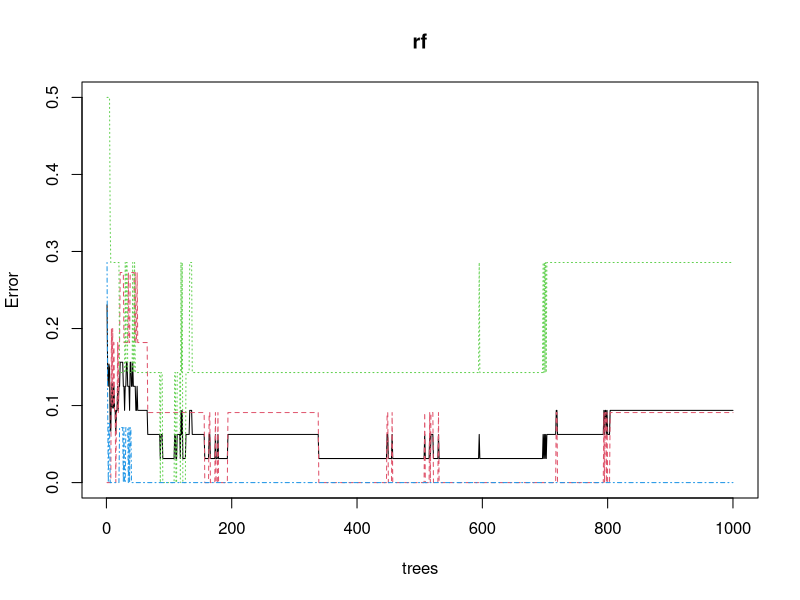
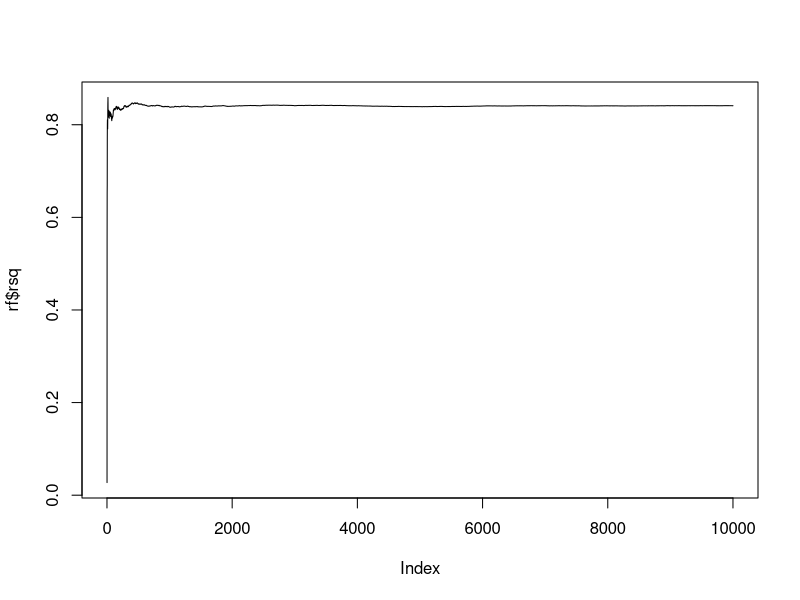
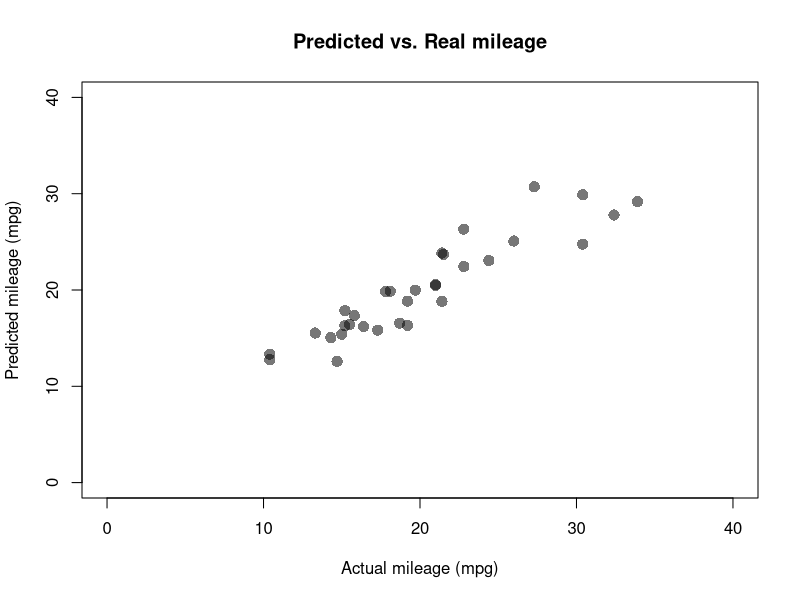

These charts were generated, in order, by the following R code:
# TODO
# - Remove part of the dataset (like for LDA) and assess quality of prediction

# Clean environment
rm(list=ls())

# Loading libraries
# install.packages("randomForest")
library(randomForest)


##### Predicting number of cylinders
# Load data
data = mtcars[,-2]

# Random Forest on all samples
rf = randomForest(data, as.factor(mtcars$cyl), ntree=1000)

# It is a classification problem (categories)
rf$type

# How good did we do?
plot(rf)
rf$votes

# See how good our prediction is
rf$confusion

# Prediction
prediction = data.frame(mtcars$cyl, as.numeric(as.character(rf$predicted)))
prediction = data.frame(prediction, prediction[,1] == prediction[,2])
row.names(prediction) = row.names(mtcars)
names(prediction) = c("Real", "Predicted", "Correct")
prediction
mean(prediction[,3])

# Find the important factors
importance = data.frame(rf$importance[order(rf$importance, decreasing=T),])
names(importance) = "Importance"
importance



# Clean environment
rm(list=ls())

# Loading libraries
# install.packages("randomForest")
library(randomForest)

##### Predicting gas consumption
# Load data
data = mtcars[,-1]

# Random Forest on all samples
rf = randomForest(data, mtcars$mpg, ntree=10000)

# It is a regression problem
rf$type

# Proportion of explained variance
plot(rf$rsq, type='l')

# See how good our prediction is
plot(mtcars$mpg, rf$predicted, pch=16, cex=1.5, col="#00000088",
     main="Predicted vs. Real mileage", ylab="Predicted mileage (mpg)",
     xlab="Actual mileage (mpg)", xlim=c(0, 40), ylim=c(0,40))

# Find the important factors
imp = data.frame(sort(rf$importance[,1], decreasing=T))
names(imp) = c("Importance")
imp

